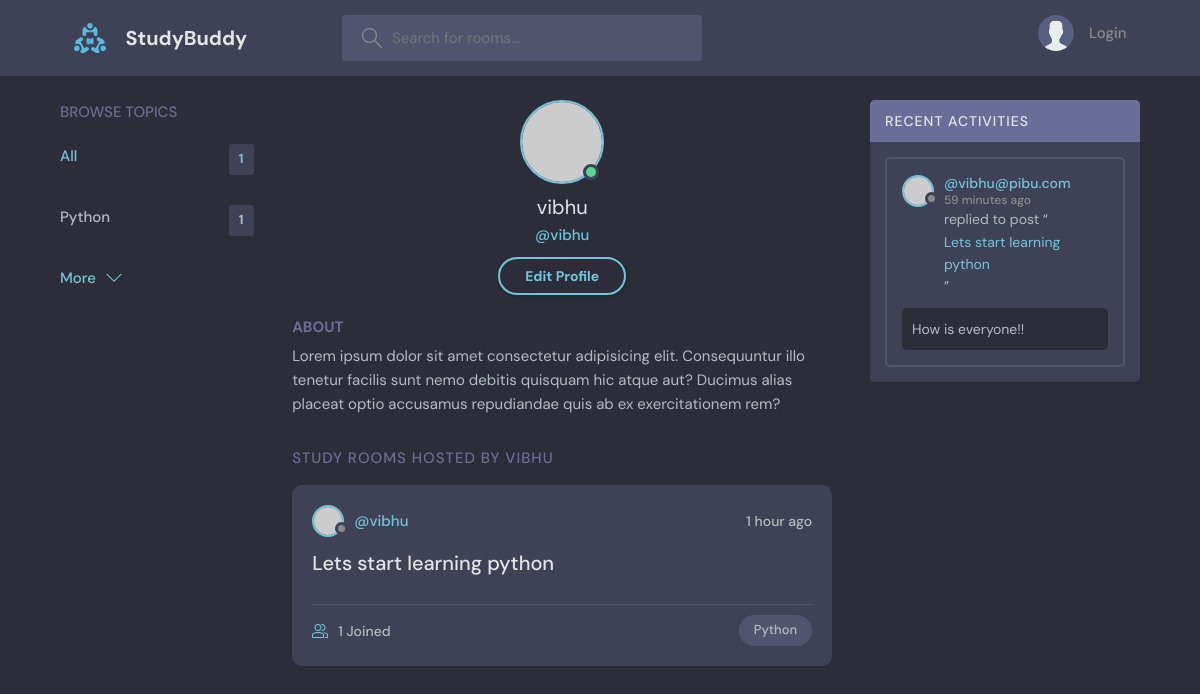
Page /profile/1/ on the committed database.
### base/models.py (models this page shows, shortened)
class Topic(models.Model):
    name = models.CharField(max_length=200)

class User(AbstractUser):
    name = models.CharField(max_length=200, null=True)
    email = models.EmailField(unique=True, null=True)
    bio = models.TextField(null=True)
    USERNAME_FIELD = 'email'
    REQUIRED_FIELDS = []

class Room(models.Model):
    host = models.ForeignKey(User, on_delete=models.SET_NULL, null=True)
    topic = models.ForeignKey(Topic,on_delete=models.SET_NULL, null=True)
    name = models.CharField(max_length=200)
    description = models.TextField(null=True, blank=True)
    participants = models.ManyToManyField(User, related_name='participants', blank=True)
    updated = models.DateTimeField(auto_now=True)
    created = models.DateTimeField(auto_now_add=True)
    class Meta:
        ordering = ['-updated', '-created']
    def __str__(self):
        return self.name

class Message(models.Model):
    user = models.ForeignKey(User, on_delete=models.CASCADE)
    room = models.ForeignKey(Room, on_delete=models.CASCADE)
    body = models.TextField()
    updated = models.DateTimeField(auto_now=True)
    created = models.DateTimeField(auto_now_add=True)
    class Meta:
        ordering = ['-updated', '-created']

### base/views.py (the view)
# urls.py: path('profile/<str:pk>/', views.user_profile, name='profile'),
def user_profile(request, pk):
    user = User.objects.get(id=pk)
    rooms = user.room_set.all()
    room_messages = user.message_set.all()
    topics = Topic.objects.all()
    context = {'user': user, 'rooms': rooms, 'room_messages': room_messages, 'topics': topics}
    return render(request, 'base/profile.html', context)

### base/templates/base/profile.html
{% extends 'main.html' %}
{% block content %}
  <main class="profile-page layout layout--3">
    <div class="container">
      {% include 'base/topics_component.html' %}
      <div class="roomList">
        <div class="profile">
          <div class="profile__avatar">
            <div class="avatar avatar--large active">
              <img src="https://randomuser.me/api/portraits/men/11.jpg" />
            </div>
          </div>
          <div class="profile__info">
            <h3>{{user.username}}</h3>
            <p>@{{user.username}}</p>
            <a href="{% url 'update-user' %}" class="btn btn--main btn--pill">Edit Profile</a>
          </div>
          <div class="profile__about">
            <h3>About</h3>
            <p>
              Lorem ipsum dolor sit amet consectetur adipisicing elit. Consequuntur illo tenetur
              facilis sunt nemo debitis quisquam hic atque aut? Ducimus alias placeat optio
              accusamus repudiandae quis ab ex exercitationem rem?
            </p>
          </div>
        </div>
        <div class="roomList__header">
          <div>
            <h2>Study Rooms Hosted by {{user.username}}</a>
            </h2>
          </div>
        </div>
        {% include 'base/rooms_component.html' %}
      </div>
      {% include 'base/activity_feed_component.html' %}
    </div>
  </main>
{% endblock %}

### base/templates/base/topics_component.html (shortened to what this page needs)
<div class="topics">
    <div class="topics__header">
      <h2>Browse Topics</h2>
    </div>
    <ul class="topics__list">
      <li>
        <a href="{% url 'home' %}" class="active">All <span>{{topics.count}}</span></a>
      </li>
      {% for topic in topics %}
      <li>
        <a href="{% url 'home' %}?q={{topic.name}}">{{topic.name}} <span>{{topic.room_set.all.count}}</span> </a>
      </li>
      {% endfor %}
    </ul>
    <a class="btn btn--link" href="{% url 'topics' %}">
      More
      <svg version="1.1" xmlns="http://www.w3.org/2000/svg" width="32" height="32" viewBox="0 0 32 32">
        <title>chevron-down</title>
        <path d="M16 21l-13-13h-3l16 16 16-16h-3l-13 13z"></path>
      </svg>
    </a>
  </div>

### base/templates/base/rooms_component.html (shortened to what this page needs)
{% for room in rooms %}
<div class="roomListRoom">
    <div class="roomListRoom__header">
      <a href="{% url 'profile' room.host.id %}" class="roomListRoom__author">
        <div class="avatar avatar--small">
          <img src="https://randomuser.me/api/portraits/women/11.jpg" />
        </div>
        <span>@{{room.host.username}}</span>
      </a>
      <div class="roomListRoom__actions">
        <span>{{room.created|timesince}} ago</span>
      </div>
    </div>
    <div class="roomListRoom__content">
        <a href="{% url 'room' room.id %}">{{room.name}}</a>
    </div>
    <div class="roomListRoom__meta">
      <a href="{% url 'room' room.id %}" class="roomListRoom__joined">
        {{room.participants.all.count}} Joined
      </a>
      <p class="roomListRoom__topic">{{room.topic.name}}</p>
    </div>
</div>
{% endfor %}

### base/templates/base/activity_feed_component.html (shortened to what this page needs)
<div class="activities">
          <div class="activities__header">
            <h2>Recent Activities</h2>
          </div>
          {% for message in room_messages %}
          <div class="activities__box">
            <div class="activities__boxHeader roomListRoom__header">
              <a href="{% url 'profile' message.user.id %}" class="roomListRoom__author">
                <div class="avatar avatar--small">
                  <img src="https://randomuser.me/api/portraits/women/11.jpg" />
                </div>
                <p>
                    @{{message.user}}
                  <span>{{message.created|timesince}} ago</span>
                </p>
              </a>
            </div>
            <div class="activities__boxContent">
              <p>replied to post “<a href="{% url 'room' message.room.id %}">{{message.room}}</a>”</p>
              <div class="activities__boxRoomContent">
                {{message.body}}
              </div>
            </div>
          </div>
          {% endfor %}
        </div>

### rows in the picture
Topic: name "Python", room_set.all.count "1"
User: username "vibhu", username "VIBHU"
Room: host.username "vibhu", created "1 hour", name "Lets start learning python", participants.all.count "1", topic.name "Python"
Message: user "vibhu@pibu.com", created "59 minutes", room "Lets start learning python", body "How is everyone!!"

### other values in the picture
{{ topics.count }} "1"
